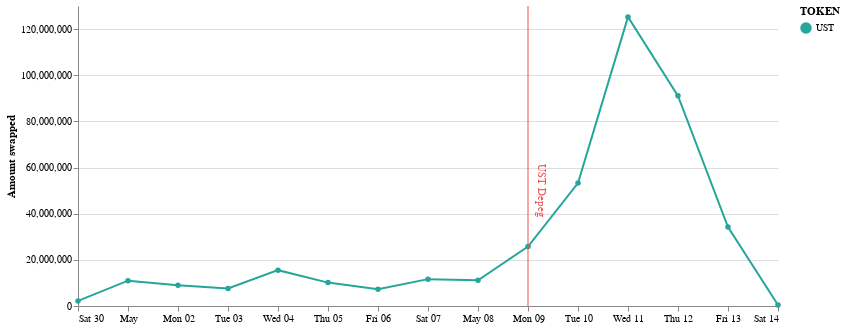

Here is the notebook cell this chart was saved with:
### Markdown cell above
## Swap Tokens ------------------------------------------------------------

### Code cell
ChartProvider().chart(dp.get_ust_osmo(),'UST','#25a69a')

### Figure 1 — Vega-Lite specification as saved in the notebook (floating-point values rounded to 4 significant figures)
{"config": {"view": {"continuousWidth": 400, "continuousHeight": 300, "strokeOpacity": 0}, "axisX": {}}, "layer": [{"data": {"name": "data-3b088af2ec1544c33422a023bc057cac"}, "mark": {"type": "line", "point": true}, "encoding": {"color": {"field": "TOKEN", "scale": {"domain": ["UST"], "range": ["#25a69a"]}, "type": "nominal"}, "tooltip": [{"field": "DAY", "format": "%Y-%m-%d %H:%M", "type": "temporal"}, {"field": "AMOUNT", "type": "quantitative"}], "x": {"axis": {"grid": false}, "field": "DAY", "sort": {"order": "ascending"}, "type": "temporal"}, "y": {"field": "AMOUNT", "type": "quantitative"}}}, {"data": {"name": "data-78463ada1edc851d9f8f4b7b57a629e4"}, "mark": {"type": "text", "angle": 90, "color": "#ef5350"}, "encoding": {"text": {"field": "text", "type": "nominal"}, "x": {"axis": {"title": ""}, "field": "text_date", "type": "temporal"}, "y": {"axis": {"title": "Amount swapped"}, "field": "height", "type": "quantitative"}}}, {"data": {"name": "data-78463ada1edc851d9f8f4b7b57a629e4"}, "mark": {"type": "rule", "color": "#ef5350"}, "encoding": {"x": {"field": "Date", "type": "temporal"}}}], "width": 700, "$schema": "https://vega.github.io/schema/vega-lite/v4.17.0.json", "datasets": {"data-3b088af2ec1544c33422a023bc057cac": [{"DAY": "2022-05-11 00:00:00.000", "AMOUNT": 36900000.0, "TOKEN": "OSMO"}, {"DAY": "2022-05-13 00:00:00.000", "AMOUNT": 2411000.0, "TOKEN": "OSMO"}, {"DAY": "2022-05-14 00:00:00.000", "AMOUNT": 415000.0, "TOKEN": "UST"}, {"DAY": "2022-04-30 00:00:00.000", "AMOUNT": 841400.0, "TOKEN": "OSMO"}, {"DAY": "2022-05-01 00:00:00.000", "AMOUNT": 10980000.0, "TOKEN": "UST"}, {"DAY": "2022-05-04 00:00:00.000", "AMOUNT": 15530000.0, "TOKEN": "UST"}, {"DAY": "2022-05-06 00:00:00.000", "AMOUNT": 7297000.0, "TOKEN": "UST"}, {"DAY": "2022-05-04 00:00:00.000", "AMOUNT": 2677000.0, "TOKEN": "OSMO"}, {"DAY": "2022-05-05 00:00:00.000", "AMOUNT": 3641000.0, "TOKEN": "OSMO"}, {"DAY": "2022-05-10 00:00:00.000", "AMOUNT": 16240000.0, "TOKEN": "OSMO"}, {"DAY": "2022-05-13 00:00:00.000", "AMOUNT": 34220000.0, "TOKEN": "UST"}, {"DAY": "2022-05-09 00:00:00.000", "AMOUNT": 8717000.0, "TOKEN": "OSMO"}, {"DAY": "2022-04-30 00:00:00.000", "AMOUNT": 2202000.0, "TOKEN": "UST"}, {"DAY": "2022-05-14 00:00:00.000", "AMOUNT": 31860.0, "TOKEN": "OSMO"}, {"DAY": "2022-05-07 00:00:00.000", "AMOUNT": 11640000.0, "TOKEN": "UST"}, {"DAY": "2022-05-11 00:00:00.000", "AMOUNT": 125300000.0, "TOKEN": "UST"}, {"DAY": "2022-05-09 00:00:00.000", "AMOUNT": 25740000.0, "TOKEN": "UST"}, {"DAY": "2022-05-12 00:00:00.000", "AMOUNT": 91070000.0, "TOKEN": "UST"}, {"DAY": "2022-05-10 00:00:00.000", "AMOUNT": 53280000.0, "TOKEN": "UST"}, {"DAY": "2022-05-06 00:00:00.000", "AMOUNT": 2310000.0, "TOKEN": "OSMO"}, {"DAY": "2022-05-08 00:00:00.000", "AMOUNT": 11180000.0, "TOKEN": "UST"}, {"DAY": "2022-05-03 00:00:00.000", "AMOUNT": 1828000.0, "TOKEN": "OSMO"}, {"DAY": "2022-05-03 00:00:00.000", "AMOUNT": 7580000.0, "TOKEN": "UST"}, {"DAY": "2022-05-07 00:00:00.000", "AMOUNT": 4088000.0, "TOKEN": "OSMO"}, {"DAY": "2022-05-12 00:00:00.000", "AMOUNT": 25090000.0, "TOKEN": "OSMO"}, {"DAY": "2022-05-05 00:00:00.000", "AMOUNT": 10140000.0, "TOKEN": "UST"}, {"DAY": "2022-05-08 00:00:00.000", "AMOUNT": 4004000.0, "TOKEN": "OSMO"}, {"DAY": "2022-05-02 00:00:00.000", "AMOUNT": 8946000.0, "TOKEN": "UST"}, {"DAY": "2022-05-01 00:00:00.000", "AMOUNT": 3190000.0, "TOKEN": "OSMO"}, {"DAY": "2022-05-02 00:00:00.000", "AMOUNT": 2407000.0, "TOKEN": "OSMO"}], "data-78463ada1edc851d9f8f4b7b57a629e4": [{"Date": "2022-05-09", "text_date": "2022-05-09:06:00", "text": "UST Depeg", "height": 50000000}]}}
